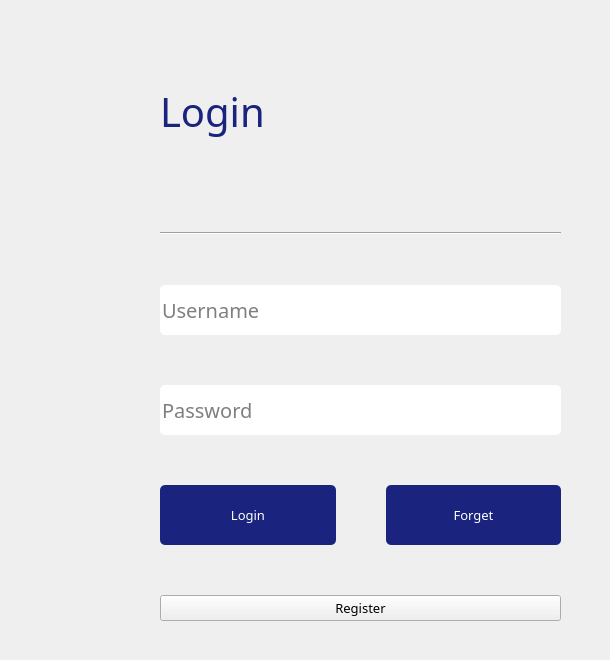
    <widget class="QWidget" name="LoginPage">
     <property name="enabled">
      <bool>true</bool>
     </property>
     <widget class="QWidget" name="verticalLayoutWidget">
      <property name="geometry">
       <rect>
        <x>120</x>
        <y>10</y>
        <width>481</width>
        <height>641</height>
       </rect>
      </property>
      <property name="styleSheet">
       <string/>
      </property>
      <layout class="QVBoxLayout" name="LoginPageLayout">
       <property name="spacing">
        <number>50</number>
       </property>
       <property name="leftMargin">
        <number>40</number>
       </property>
       <property name="topMargin">
        <number>30</number>
       </property>
       <property name="rightMargin">
        <number>40</number>
       </property>
       <property name="bottomMargin">
        <number>30</number>
       </property>
       <item>
        <layout class="QVBoxLayout" name="LoginLabelLayout">
         <property name="topMargin">
          <number>0</number>
         </property>
         <property name="bottomMargin">
          <number>0</number>
         </property>
         <item>
          <widget class="QLabel" name="LoginPageLoginLabel">
           <property name="enabled">
            <bool>true</bool>
           </property>
           <property name="font">
            <font>
             <family>Rockwell</family>
             <pointsize>30</pointsize>
            </font>
           </property>
           <property name="styleSheet">
            <string notr="true">color:#1a237e;</string>
           </property>
           <property name="text">
            <string>Login</string>
           </property>
          </widget>
         </item>
         <item>
          <widget class="Line" name="LoginPageLine">
           <property name="enabled">
            <bool>true</bool>
           </property>
           <property name="orientation">
            <enum>Qt::Horizontal</enum>
           </property>
          </widget>
         </item>
        </layout>
       </item>
       <item>
        <widget class="QLineEdit" name="LoginPageUsernameLineEdit">
         <property name="minimumSize">
          <size>
           <width>0</width>
           <height>50</height>
          </size>
         </property>
         <property name="font">
          <font>
           <family>Rockwell</family>
           <pointsize>15</pointsize>
          </font>
         </property>
         <property name="cursor">
          <cursorShape>IBeamCursor</cursorShape>
         </property>
         <property name="styleSheet">
          <string notr="true">border:none;
border-radius:5;
</string>
         </property>
         <property name="placeholderText">
          <string>Username</string>
         </property>
        </widget>
       </item>
       <item>
        <widget class="QLineEdit" name="LoginPagePasswordLineEdit">
         <property name="minimumSize">
          <size>
           <width>0</width>
           <height>50</height>
          </size>
         </property>
         <property name="font">
          <font>
           <family>Rockwell</family>
           <pointsize>15</pointsize>
          </font>
         </property>
         <property name="styleSheet">
          <string notr="true">border:none;
border-radius:5;
</string>
         </property>
         <property name="placeholderText">
          <string>Password</string>
         </property>
        </widget>
       </item>
       <item>
        <layout class="QHBoxLayout" name="LoginRegisterLayout">
         <item>
          <widget class="QPushButton" name="LoginPageLoginButton">
           <property name="font">
            <font>
             <family>Rockwell</family>
             <pointsize>10</pointsize>
            </font>
           </property>
           <property name="styleSheet">
            <string notr="true">QPushButton {
border-radius: 5px;
background: #1a237e;
padding: 20px; 
width: 15px;
height: 20px;
color: white;
}
QPushButton:pressed {
background-color: #3a407f;
}
QPushButton:hover {
background-color: #3a407f;
}</string>
           </property>
           <property name="text">
            <string>Login</string>
           </property>
           <property name="autoRepeat">
            <bool>false</bool>
           </property>
           <property name="flat">
            <bool>false</bool>
           </property>
          </widget>
         </item>
         <item>
          <widget class="QPushButton" name="LoginPageForgetButton">
           <property name="font">
            <font>
             <family>Rockwell</family>
             <pointsize>10</pointsize>
            </font>
           </property>
           <property name="styleSheet">
            <string notr="true">QPushButton {
border-radius: 5px;
background: #1a237e;
padding: 20px; 
width: 15px;
height: 20px;
color: white;
}
QPushButton:pressed {
background-color: #3a407f;
}
QPushButton:hover {
background-color: #3a407f;
}</string>
           </property>
           <property name="text">
            <string>Forget</string>
           </property>
           <property name="flat">
            <bool>false</bool>
           </property>
          </widget>
         </item>
        </layout>
       </item>
       <item>
        <widget class="QPushButton" name="LoginPageRegisterButton">
         <property name="font">
          <font>
           <family>Rockwell</family>
           <pointsize>10</pointsize>
          </font>
         </property>
         <property name="styleSheet">
          <string notr="true"/>
         </property>
         <property name="text">
          <string>Register</string>
         </property>
         <property name="flat">
          <bool>false</bool>
         </property>
        </widget>
       </item>
      </layout>
     </widget>
    </widget>
